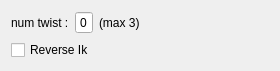
<?xml version="1.0" encoding="UTF-8"?>
<ui version="4.0">
    <class>Form</class>
    <widget class="QWidget" name="Form">
        <property name="geometry">
            <rect>
                <x>0</x>
                <y>0</y>
                <width>280</width>
                <height>65</height>
            </rect>
        </property>
        <property name="windowTitle">
            <string>Form</string>
        </property>
        <layout class="QVBoxLayout" name="verticalLayout">
            <item>
                <layout class="QHBoxLayout" name="horizontalLayout">
                    <item>
                        <widget class="QLabel" name="label">
                            <property name="text">
                                <string>num twist :</string>
                            </property>
                        </widget>
                    </item>
                    <item>
                        <widget class="QSpinBox" name="numTwist_box">
                            <property name="buttonSymbols">
                                <enum>QAbstractSpinBox::NoButtons</enum>
                            </property>
                            <property name="maximum">
                                <number>3</number>
                            </property>
                        </widget>
                    </item>
                    <item>
                        <widget class="QLabel" name="label_3">
                            <property name="text">
                                <string>(max 3)</string>
                            </property>
                        </widget>
                    </item>
                    <item>
                        <widget class="QLabel" name="label_2">
                            <property name="sizePolicy">
                                <sizepolicy hsizetype="MinimumExpanding" vsizetype="Preferred">
                                    <horstretch>0</horstretch>
                                    <verstretch>0</verstretch>
                                </sizepolicy>
                            </property>
                            <property name="text">
                                <string/>
                            </property>
                        </widget>
                    </item>
                </layout>
            </item>
            <item>
                <layout class="QHBoxLayout" name="horizontalLayout_3">
                    <item>
                        <widget class="QCheckBox" name="reverseIk_chbx">
                            <property name="text">
                                <string>Reverse Ik</string>
                            </property>
                        </widget>
                    </item>
                </layout>
            </item>
        </layout>
    </widget>
    <resources/>
    <connections/>
</ui>
